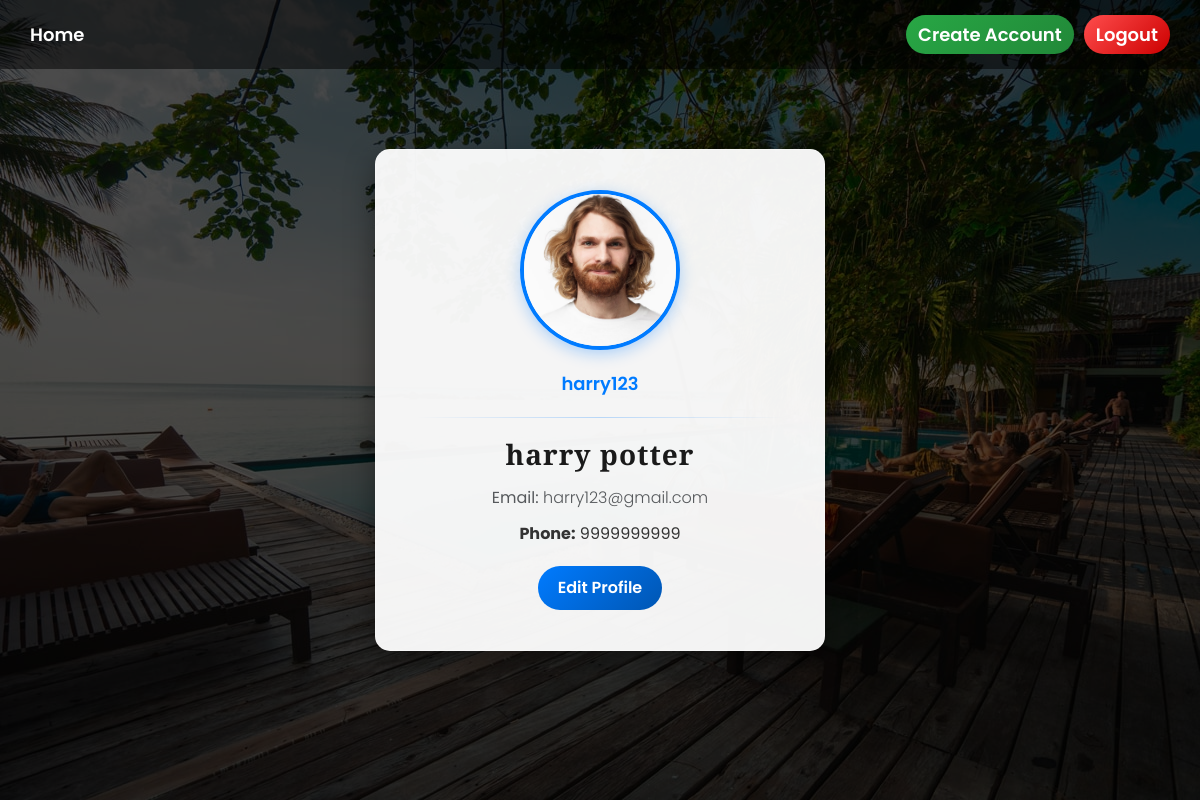
Page /accounts/profile/ (signed in) on the earlier database version.
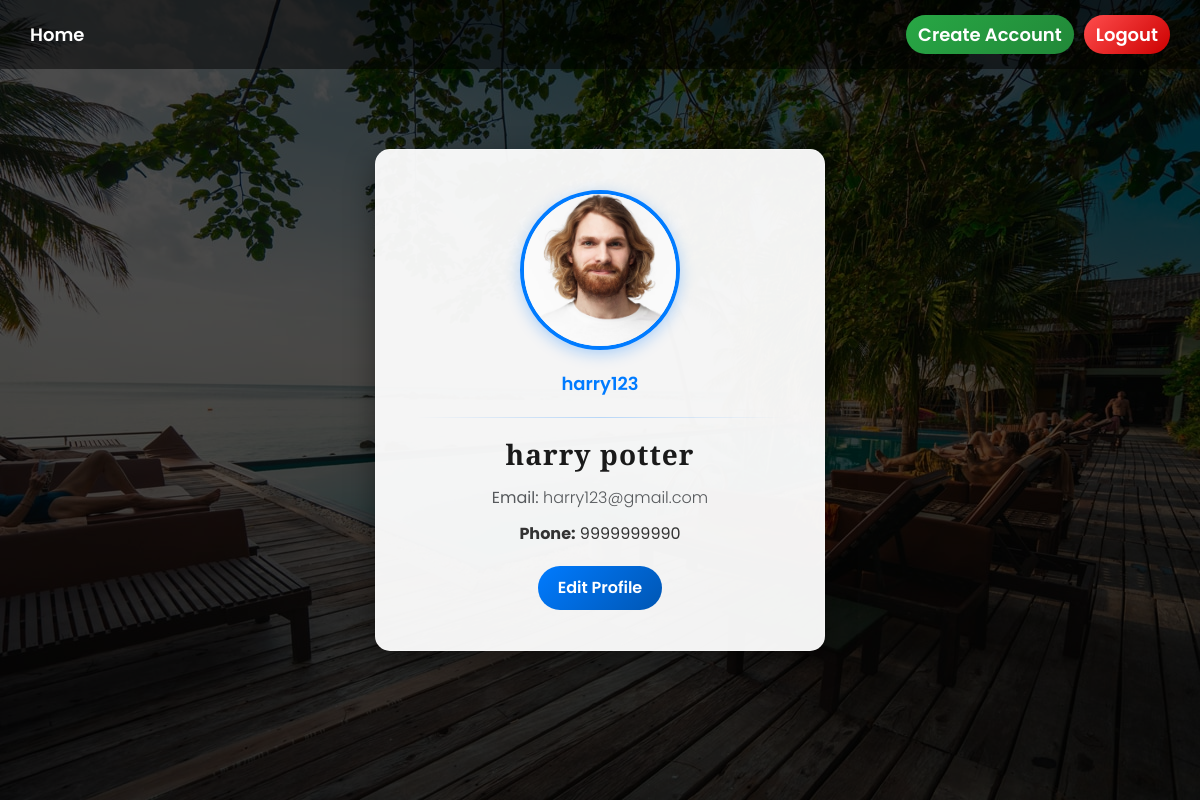
Same page on the later database version.
### accounts/models.py (models this page shows, shortened)
class Profile(models.Model):
    user = models.OneToOneField(User, on_delete=models.CASCADE)
    phone_number = models.CharField(max_length=10, blank=True, null=True)
    profile_picture = models.ImageField(upload_to='profile_pics/', blank=True, null=True)

### accounts/views.py (the view)
# urls.py: path('profile/', views.profile, name='profile'),
@login_required(login_url='accounts:login_page')
def profile(request):
    try:
        profile = request.user.profile
    except Profile.DoesNotExist:
        profile = Profile.objects.create(user=request.user)
    context = {
        'user': request.user,
        'profile': profile,
    }
    return render(request, 'accounts_templates/profile.html', context)

### templates/accounts_templates/profile.html (shortened to what this page needs)
<!DOCTYPE html>
<html lang="en">
<head>
    {% load static %}
    <link href="https://cdn.jsdelivr.net/npm/bootstrap@5.3.0/dist/css/bootstrap.min.css" rel="stylesheet">
    <link rel="stylesheet" href="{% static 'style.css' %}">
    <link rel="stylesheet" href="{% static 'styles.css' %}">
    <link rel="stylesheet" href="https://cdnjs.cloudflare.com/ajax/libs/font-awesome/6.7.2/css/all.min.css"
 />
</head>
<body>
    <div class="background-container">
        <nav class="navbar">
            <a href="{% url 'rooms:room_list' %}"> Home</a>
            <div class="navbar-right">
                <a href="{% url 'accounts:sign_up' %}" class="btn-signup">Create Account</a>
                <a href="{% url 'accounts:logout_user' %}" class="btn-logout">Logout</a>
            </div>
        </nav>
        <div class="profile-card">
            {% if profile.profile_picture %}
                <img src="{{ profile.profile_picture.url }}" alt="Profile Picture">
            {% else %}
                <img src="{% static 'images/placeholder.jpg' %}" alt="No Profile Picture">
            {% endif %}
            <p class="username">{{ profile.user.username }}</p>
            <hr>
            <h3 class="full-name">{{ profile.user.first_name }} {{ profile.user.last_name|default:'' }}</h3>
            <p class="text-muted"><strong>Email:</strong> {{ profile.user.email }}</p>
            <p class="phone"><strong>Phone:</strong> {{ profile.phone_number|default:"Not set" }}</p>
            <a href="{% url 'accounts:edit_profile' %}" class="btn btn-primary">Edit Profile</a>
        </div>
    </div>
</body>
</html>

Differences in the rows shown:
changed Profile "harry": phone_number "9999999999" → "9999999990"
